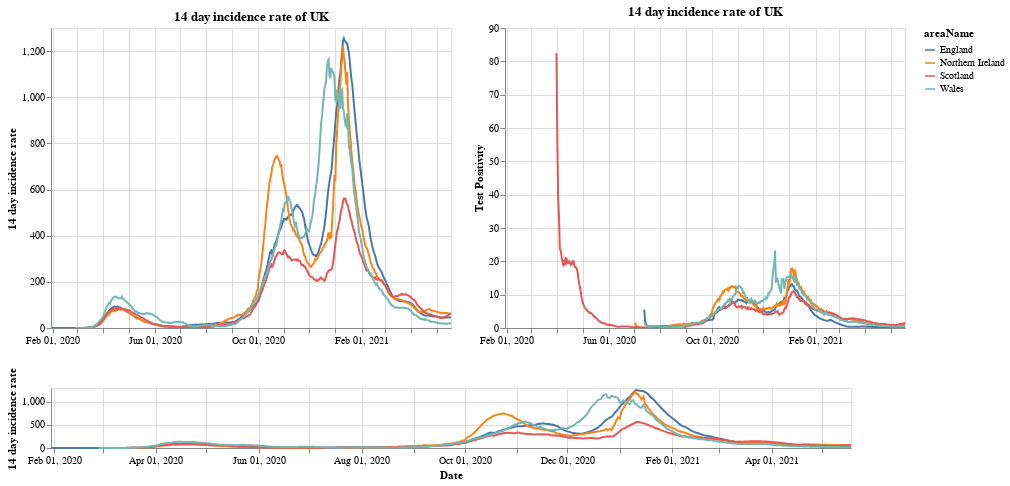

Notebook code cell kept with this figure:
### Markdown cell above
# Plots

First a plot with each country in the UK. The top right shows the positivity rate for (which is the percentage of registered tests which were positive) while the top left is the 14 day incidence rate. The bottom chart can be used to select the timeframe (does not work on a mobile device).

### Code cell
#collapse
brush = alt.selection(type='interval', name='DateBrush',encodings=['x'],fields=['Time'])
leg_selection = alt.selection_multi(fields=['areaName'], bind='legend')

base = alt.Chart(uk_cases).mark_line().encode(
    x=alt.X("yearmonthdate(date):T", axis=alt.Axis(title='Date')),
    y=alt.Y("twoWeeklyCasesRate:Q", axis=alt.Axis(title='14 day incidence rate')),
    tooltip=['areaName', 'date','twoWeeklyCasesRate', 'testPositivity'],
    color='areaName',
    opacity=alt.condition(leg_selection, alt.value(2), alt.value(0.1))
).add_selection(leg_selection).properties(width=400)

upper = base.encode(alt.X('yearmonthdate(date):T', axis=alt.Axis(title=''),
                         scale=alt.Scale(domain=brush))
                   ).properties(title=f'14 day incidence rate of UK')
upper_right = upper.encode(alt.Y('testPositivity:Q', axis=alt.Axis(title='Test Positivity')))
lower = base.properties(height=60, width = 800).add_selection(brush)

(upper | upper_right) & lower

### Figure 1 — Vega-Lite specification as saved in the notebook (floating-point values rounded to 4 significant figures; data arrays with more than 128 entries replaced by an {"elided": "..."} marker saying what was removed)
{"config": {"view": {"continuousWidth": 400, "continuousHeight": 300}}, "vconcat": [{"hconcat": [{"mark": "line", "encoding": {"color": {"type": "nominal", "field": "areaName"}, "opacity": {"condition": {"value": 2, "selection": "selector001"}, "value": 0.1}, "tooltip": [{"type": "nominal", "field": "areaName"}, {"type": "temporal", "field": "date"}, {"type": "quantitative", "field": "twoWeeklyCasesRate"}, {"type": "quantitative", "field": "testPositivity"}], "x": {"type": "temporal", "axis": {"title": ""}, "field": "date", "scale": {"domain": {"selection": "DateBrush"}}, "timeUnit": "yearmonthdate"}, "y": {"type": "quantitative", "axis": {"title": "14 day incidence rate"}, "field": "twoWeeklyCasesRate"}}, "selection": {"selector001": {"type": "multi", "fields": ["areaName"], "bind": "legend"}}, "title": "14 day incidence rate of UK", "width": 400}, {"mark": "line", "encoding": {"color": {"type": "nominal", "field": "areaName"}, "opacity": {"condition": {"value": 2, "selection": "selector001"}, "value": 0.1}, "tooltip": [{"type": "nominal", "field": "areaName"}, {"type": "temporal", "field": "date"}, {"type": "quantitative", "field": "twoWeeklyCasesRate"}, {"type": "quantitative", "field": "testPositivity"}], "x": {"type": "temporal", "axis": {"title": ""}, "field": "date", "scale": {"domain": {"selection": "DateBrush"}}, "timeUnit": "yearmonthdate"}, "y": {"type": "quantitative", "axis": {"title": "Test Positivity"}, "field": "testPositivity"}}, "selection": {"selector001": {"type": "multi", "fields": ["areaName"], "bind": "legend"}}, "title": "14 day incidence rate of UK", "width": 400}]}, {"mark": "line", "encoding": {"color": {"type": "nominal", "field": "areaName"}, "opacity": {"condition": {"value": 2, "selection": "selector001"}, "value": 0.1}, "tooltip": [{"type": "nominal", "field": "areaName"}, {"type": "temporal", "field": "date"}, {"type": "quantitative", "field": "twoWeeklyCasesRate"}, {"type": "quantitative", "field": "testPositivity"}], "x": {"type": "temporal", "axis": {"title": "Date"}, "field": "date", "timeUnit": "yearmonthdate"}, "y": {"type": "quantitative", "axis": {"title": "14 day incidence rate"}, "field": "twoWeeklyCasesRate"}}, "height": 60, "selection": {"selector001": {"type": "multi", "fields": ["areaName"], "bind": "legend"}, "DateBrush": {"type": "interval", "encodings": ["x"], "fields": ["Time"]}}, "width": 800}], "data": {"name": "data-b3fbcaa50a1527f3359408e35a1c55aa"}, "$schema": "https://vega.github.io/schema/vega-lite/v4.8.1.json", "datasets": {"data-b3fbcaa50a1527f3359408e35a1c55aa": {"elided": "1808 records"}}}
